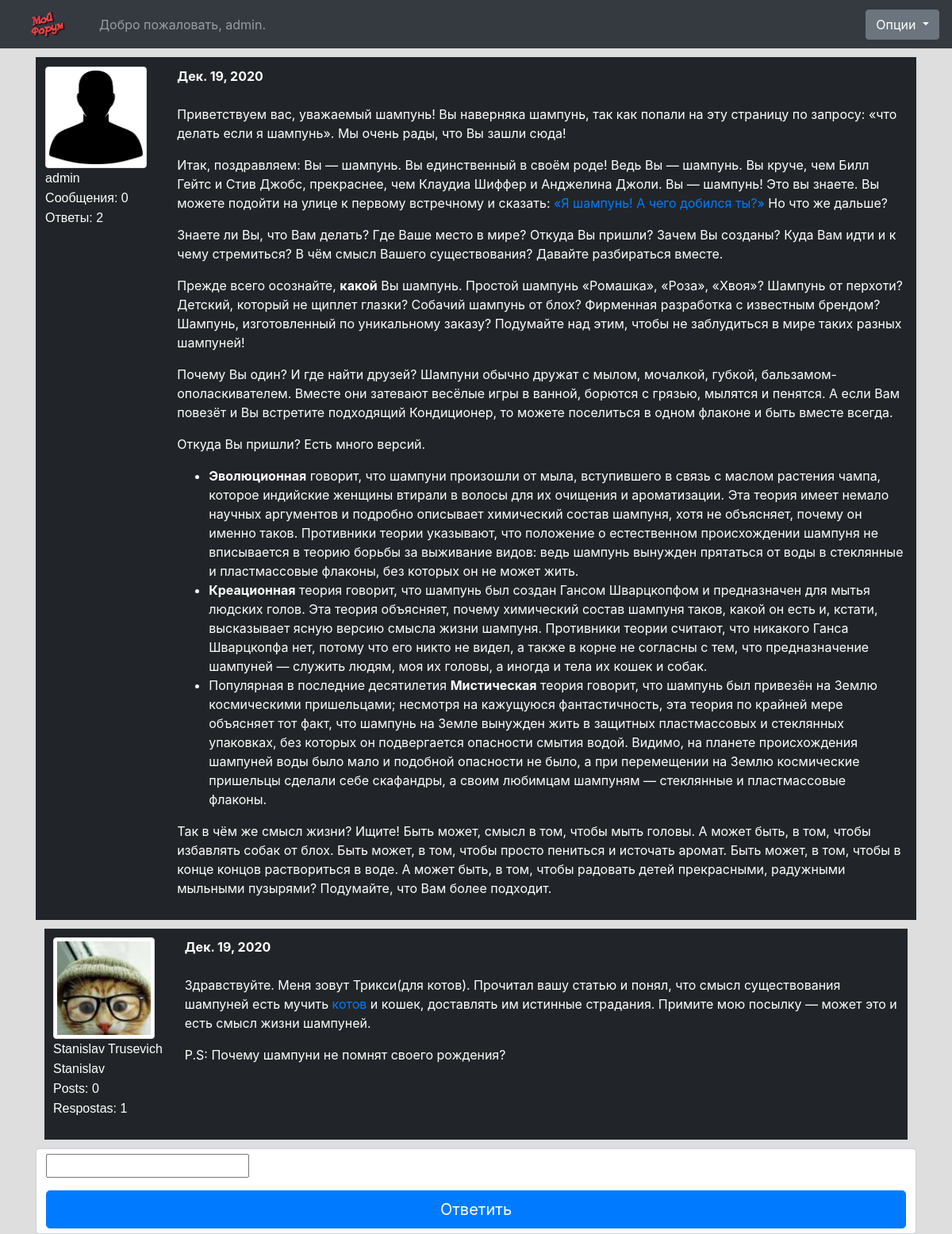
The page /forum/What/topico/8/ (signed in) on the database its author committed.
### forum/models.py (models this page shows, shortened)
class User(AbstractUser):
    def imagepath(instance,filename):
        ext = filename.split('.')[-1]
        filename = 'avatar.{}'.format(ext)
        val="avatars/" + str(instance.username) + "/" + str(filename)
        if os.path.exists(val):
            os.remove(val)
        return val
    avatar = models.ImageField(upload_to=imagepath, height_field='', width_field='', blank=True)
    posts = models.IntegerField(default=0)
    replies = models.IntegerField(default=0)

class Topico(models.Model):
    class Meta:
        verbose_name = "вопрос"
        verbose_name_plural = "вопросы"
    discussao_fk = models.ForeignKey(Discussao, on_delete=models.CASCADE)
    titulo = models.CharField(max_length=200)
    autor = models.ForeignKey(User, on_delete=models.CASCADE)
    texto = RichTextField()
    data_postagem = models.DateField(default=timezone.now)

class Resposta(models.Model):
    topico_fk = models.ForeignKey(Topico, on_delete=models.CASCADE)
    autor = models.ForeignKey(User, on_delete=models.CASCADE)
    texto = RichTextField()
    data_postagem = models.DateField(default=timezone.now)
    class Meta:
        verbose_name = "ответ"
        verbose_name_plural = "ответы"

### forum/views.py (the view)
# urls.py: path('forum/<str:discussao_titulo>/topico/<int:topico_id>/', views.topico, name="topico"),
def topico(request, discussao_titulo, topico_id):
    path = request.path
    try:
        topico = Topico.objects.get(pk = topico_id)
    except Topico.DoesNotExist:
        raise Http404("Тема не существует в этом обсуждении")
    form = RespostaForm(request.POST or None)
    if form.is_valid():
        user = request.user
        user.replies += 1
        user.save()
        form.save()
        return redirect(path)
    resposta_lista = Resposta.objects.filter(topico_fk__id = topico_id)
    context = {'topico':topico, 'resposta_lista': resposta_lista, 'form':form}
    return render(request, 'forum/topico.html', context)

### forum/forms.py (shortened to what this page needs)
class RespostaForm(ModelForm):
    class Meta:
        model = Resposta
        fields = '__all__'
        exclude = ['data_postagem']
        widgets = {
            'texto': CKEditorWidget()
        }

### forum/templates/forum/topico.html (shortened to what this page needs)
{% load static %}
{% load tags %}
  {% include './head.html' %}
  </head>
  <body>
    {% include './navbar.html' %}
    <div class = "wd-100 container">
      <div id = "topico">
        <div class="media" style="background-color:#212529;">
          <div id = "profile">
            <figure>
              <img class="rounded align-self-start mr-3 img-thumbnail float-left" {% if not topico.autor.avatar %} src="{% static 'forum/img/profile.png' %}" {% else %} src="{{ topico.autor.avatar.url }}" {% endif %} alt="Profile Pic" width="128" height="256">
              <figcaption>
                <span id = "profile-fig-caption"> {{ topico.autor.first_name }} {{ topico.autor.last_name }} <br> {{ topico.autor.username }} <br> Сообщения: {{ topico.autor.posts }} <br> Ответы: {{ topico.autor.replies }}</span>
              </figcaption>
            </figure>
          </div>
          <div id = "resposta" class="media-body">
            <span id = "resposta-data">{{ topico.data_postagem }}</span><br><br>
            <span id = "resposta-texto">{{ topico.texto|safe }}</span>
          </div>
        </div>
      </div>
      {% for r in resposta_lista %}
        <div id = "resposta">
          <div class="media" style="background-color:#212529;">
            <div id = "profile">
              <figure>
                <img class="rounded align-self-start mr-3 img-thumbnail float-left" {% if not r.autor.avatar %} src="{% static 'forum/img/profile.png' %}" {% else %} src="{{ r.autor.avatar.url }}" {% endif %} alt="Profile Pic" width="128" height="256">
                <figcaption>
                  <span id = "profile-fig-caption"> {{ r.autor.first_name }} {{ r.autor.last_name }} <br> {{ r.autor.username }} <br> Posts: {{ r.autor.posts }} <br> Respostas: {{ r.autor.replies }}</span>
                </figcaption>
              </figure>
            </div>
            <div id = "resposta" class="media-body">
              <span id = "resposta-data">{{ r.data_postagem }}</span><br><br>
              <span id = "resposta-texto">{{ r.texto|safe }}</span>
            </div>
          </div>
        </div>
      {% endfor %}
      {% if user.is_authenticated %}
        <form  class="form-control" method="POST">
          <div id = "escrever-resposta">
            <div class = "form-group">
              <div id = "texto">{{ form.texto }}</div>
            </div>
            <button class="btn btn-lg btn-primary btn-block" type="submit">Ответить</button>
          </div>
        </form>
      {% else %}
        <a href = "/?next={{request.path}}"><span style="color:red;">Вы должны войти в систему, чтобы ответить</span></a>
      {% endif %}
    </div>
  </body>
</html>

### forum/templates/forum/navbar.html (shortened to what this page needs)
{% load static %}
<nav class="navbar navbar-expand navbar-dark fixed-top bg-dark">
  <a class="navbar-brand" href="/forum">
    <img class="d-inline-block align-top" src="{% static 'forum/img/django-forum-logo.png' %}" width="85" height="35" alt="">
  </a>
  <div class="collapse navbar-collapse" id="navbarCollapse">
    <ul class="navbar-nav mr-auto">
      {% if user.is_authenticated %}
        <li class="nav-item">
          <a class="nav-link" href="/account">Добро пожаловать, {{ user.get_username }}.</a>
        </li>
      {% else %}
        <li class="nav-item">
          <a class="nav-link" href="/?next={{request.path}}">Добро пожаловать, посетитель. Авторизоваться.</a>
        </li>
      {% endif %}
    </ul>
    <div class="dropdown">
      <button class="btn btn-secondary dropdown-toggle" type="button" id="dropdownMenuButton" data-toggle="dropdown" aria-haspopup="true" aria-expanded="false">
        Опции
      </button>
    </div>
  </div>
</nav>
<br><br><br>

### forum/static/forum/css/default.css (style rules this page uses)
#profile { margin-left:1%; margin-right:1%; margin-bottom:1%; margin-top:1%; }
#profile-fig-caption { font-family: Tahoma, Geneva, sans-serif; color: white; }
#topico { border: 1px solid; }
#resposta-data { color:white; font-weight: bold; }
#resposta { margin-left:1%; margin-right:1%; margin-bottom:1%; margin-top:1%; }
#resposta-texto { color:white; word-break: break-word; }
body { background-color: #DEDEDE; }
#texto { width:100%; display: block; margin-left: auto; margin-right: auto; }

### rows shown on the page
User: get_username "admin"
Topico: autor.username "admin", autor.posts "0", autor.replies "2", data_postagem "Дек. 19, 2020", texto "Приветствуем вас, уважаемый шампунь! Вы наверняка шампунь, так как попали на эту страницу по запросу: «что делать если я шампунь». Мы очень рады, что Вы зашли сюда! Итак, поздравляем: Вы — шампунь. Вы единственный в своём роде! Ведь Вы — шампунь. Вы круче, чем Билл Гейтс и Стив Джобс, прекраснее, чем Клаудиа Шиффер и Анджелина Джоли. Вы — шампунь! Это вы знаете. Вы можете подойти на улице к первому встречному и сказать: «Я шампунь! А чего добился ты?» Но что же дальше? Знаете ли Вы, что Вам делать? Где Ваше место в мире? Откуда Вы пришли? Зачем Вы созданы? Куда Вам идти и к чему стремиться? В чём смысл Вашего существования? Давайте разбираться вместе. Прежде всего осознайте, какой Вы…"
Resposta: autor.avatar (placeholder picture), autor.first_name "Stanislav", autor.last_name "Trusevich", autor.username "Stanislav", autor.posts "0", autor.replies "1", data_postagem "Дек. 19, 2020", texto "Здравствуйте. Меня зовут Трикси(для котов). Прочитал вашу статью и понял, что смысл существования шампуней есть мучить котов и кошек, доставлять им истинные страдания. Примите мою посылку — может это и есть смысл жизни шампуней. P.S: Почему шампуни не помнят своего рождения?"
